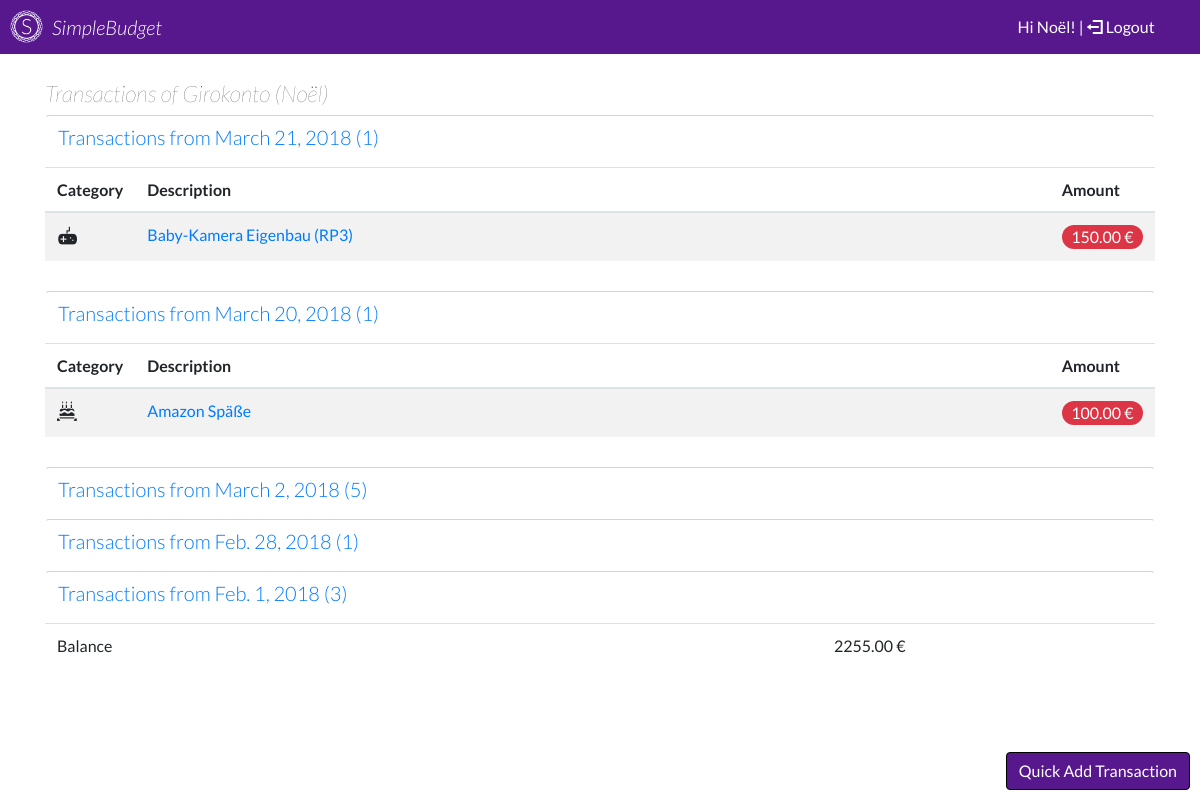
Screenshot of /account/2 (signed in) with the database file from the repository.
### savings/models.py (models this page shows, shortened)
class Account(models.Model):
    name = models.CharField(max_length=100)
    owner = models.ForeignKey(User, on_delete=models.SET_NULL, blank=True, null=True)
    balance = models.DecimalField(max_digits=100, decimal_places=2, default=0)
    bank = models.ForeignKey(Bank, on_delete=models.SET_NULL, blank=True, null=True)
    def __str__(self):
        return self.name

class Transaction(models.Model):
    account = models.ForeignKey(Account, on_delete=models.SET_NULL, blank=True, null=True)
    description = models.CharField(max_length=100)
    is_spending = models.BooleanField(default=True)
    amount = models.DecimalField(max_digits=100, decimal_places=2, default=0)
    category = models.ForeignKey(Category, on_delete=models.SET_NULL, blank=True, null=True)
    date = models.DateField(default=date.today)
    recurring = models.BooleanField(default=False)
    repeat_time = models.DurationField(blank=True, null=True)

class Category(models.Model):
    name = models.CharField(max_length=100)
    icon_id = models.CharField(max_length=30, choices=CATEGORY_ICON_CHOICES, default='icon-simple-budget') # This references a class in a icon set
    def __str__(self):
        return self.name
    def get_icon(self):
        return self.icon_id

### savings/views.py (the view)
# urls.py: path('account/<int:account_id>', views.account),
def account(request, account_id):
    accountObj = get_object_or_404(Account, id=account_id)
    end_date = date.today()
    start_date = end_date - timedelta(days=USER_PREFERENCE_ACCOUNT_TRANSACTIONS_DAYS)
    transactions = []
    for iterator in range(0,USER_PREFERENCE_ACCOUNT_TRANSACTIONS_DAYS):
        current_date = end_date - timedelta(days=iterator)
        day_transactions = Transaction.objects.filter(account__id=account_id, date=current_date)
        if day_transactions:
            transactions.append({
                'date': current_date,
                'transactions': day_transactions,
                'sum_transactions': len(day_transactions)
            })
    context = {
        'account': accountObj,
        'transactions': transactions
    }
    return render(request, 'savings/account.html', context)

### savings/templates/savings/account.html
{% extends "frame.html" %}
{% block content %}
{% if transactions %}
    <h2>Transactions of {{account}}</h2>
    <div id="transactions_accordions">
    {% for day in transactions  %}
        <h3 class="btn btn-link" data-toggle="collapse" data-target="#day_transactions_{{ forloop.counter }}">
            Transactions from {{ day.date }} ({{ day.sum_transactions }})
        </h3>
        <div id="day_transactions_{{ forloop.counter }}" class="collapse{% if forloop.counter <= 2 %} show{% endif %}">
            <table class="table table-striped transactions">
                <thead>
                    <tr>
                        <th class="text-left">Category</th>
                        <th class="text-left">Description</th>
                        <th class="text-left">Amount</th>
                    </tr>
                </thead>
                <tbody>
                    {% for transaction in day.transactions %}
                    <tr class="transaction">
                        <td class="icon"><p class="icon-{% if not transaction.category or not transaction.category.icon_id %}simple-budget{% else %}{{transaction.category.get_icon}}{% endif %}" title="{{transaction.category}}" tooltip="{{transaction.category}}"></p></td>
                        <td class="description"><a href="/savings/transaction/{{ transaction.id }}">{{transaction.description}}</a></td>
                        <td class="amount"><span class="badge badge-pill {% if not transaction.is_spending %} badge-success{% else %} badge-danger{% endif %}">{{transaction.amount}} €</span></td>
                    </tr>
                    {% endfor %}
                </tbody>
            </table>
        </div>
    {% endfor %}
    </div>
    <table class="table">
        <tbody>
            <tr class="balance">
                <td style="width: 70%" class="text-left">Balance</td>
                <td style="width: 30%" class="text-left balance">{{account.balance}} €</td>
            </tr>
        </tbody>
    </table>
{% else %}
    <p>No transactions yet in this account.</p>
{% endif %}
{% endblock %}

### savings/templates/frame.html (shortened to what this page needs)
{% load static %}
<head>
    <link rel="stylesheet" href="https://maxcdn.bootstrapcdn.com/bootstrap/4.0.0/css/bootstrap.min.css">
    <link href="{% static 'css/ext/open-iconic-bootstrap/css/open-iconic-bootstrap.css' %}" rel="stylesheet">
    <link href="{% static 'css/ext/budget_planner/style.css' %}" rel="stylesheet">
    <link href="{% static 'css/budget.css' %}" rel="stylesheet">
</head>
<body>
    <header>
        <a href="{% url 'index' %}">
            <h1 style="background-image: url({% static 'images/simplelogo_white.png' %})">SimpleBudget</h1>
        </a>
        <div class="userinfo">
            <p>
            {% if user and user.first_name %}
                Hi {{user.first_name}}!
            {% elif not user.first_name and user.username%}
                Hi {{user.username}}!
            {% endif %}
            {% if user.is_authenticated %}
                 | <a href="{% url 'logout' %}"><span class="oi oi-account-logout"></span> Logout</a>
            {% else %}
                <a href="{% url 'login' %}"><span class="oi oi-account-login"></span> Sign in</a>
            {% endif %}
            </p>
        </div>
    </header>
    {% block quick_add_transaction %}
        <div class="quick_add_container">
            <a href="/savings/quick_add_transaction" class="btn btn-primary">Quick Add Transaction</a>
        </div>
    {% endblock quick_add_transaction %}
    <div class="container">
        {% block content %}{% endblock %}
    </div>
</body>

### savings/static/css/ext/budget_planner/style.css (style rules this page uses)
[class^="icon-"],[class*=" icon-"] { font-family:'simple_budget' !important;speak:none;font-style:normal;font-weight:normal;font-variant:normal;text-transform:none;line-height:1;-webkit-font-smoothing:antialiased;-moz-osx-font-smoothing:grayscale }
.icon-birthday-cake:before { content:"\e908" }
.icon-control-pad:before { content:"\e911" }

### savings/static/css/budget.css (style rules this page uses)
body { font-family: 'Lato', sans-serif; }
body > .container { padding-top: 80px; padding-bottom: 40px; font-weight: 300; }
body > .container h2 { font-weight: 200; font-style: italic; font-size: 17pt; }
body > .container h3 { font-weight: 300; font-style: normal; font-size: 15pt; }
[class^="icon-"], [class*=" icon-"] { font-size: 15pt; margin: 0; }
header { position: fixed; top: 0; width: 100%; background-color: #57188e; color: white; overflow: hidden; padding: 10px; }
header a, header a:hover { color: white; text-decoration: none; }
header h1 { float: left; font-size: 15pt; font-weight: 300; font-style: italic; width: 20%; margin: 0; padding-left: 42px; line-height: 170%; background-size: 33px; background-repeat: no-repeat; }
header .userinfo { color: white; font-size: 12pt; float: right; width: 50%; text-align: right; padding-right: 3%; padding-top: 5px; }
header .userinfo p { margin: 0; }
header .userinfo a { color: white; }
table.transactions { margin-bottom: 30px; }
table.transactions .badge.badge-pill { font-size: 100%; font-weight: 400; }
table.transactions td.description { width: 100%; }
table.transactions td.amount { text-align: right; }
#transactions_accordions h3 { border-top: 1px solid lightgrey; text-decoration: none; display: block; text-align: left; }
.quick_add_container { position: fixed; right: 10px; bottom: 10px; text-align: right; }
.quick_add_container .btn { background-color: #57188e; border-color: black; }

### rows the page displays
Account: name "Girokonto (Noël)", balance "2255.00"
Transaction: date "March 21, 2018", sum_transactions "1"
Transaction: date "March 20, 2018", sum_transactions "1"
Transaction: date "March 2, 2018", sum_transactions "5"
Transaction: date "Feb. 28, 2018", sum_transactions "1"
Transaction: date "Feb. 1, 2018", sum_transactions "3"

### other values shown
{{ user.first_name }} "Noël"
